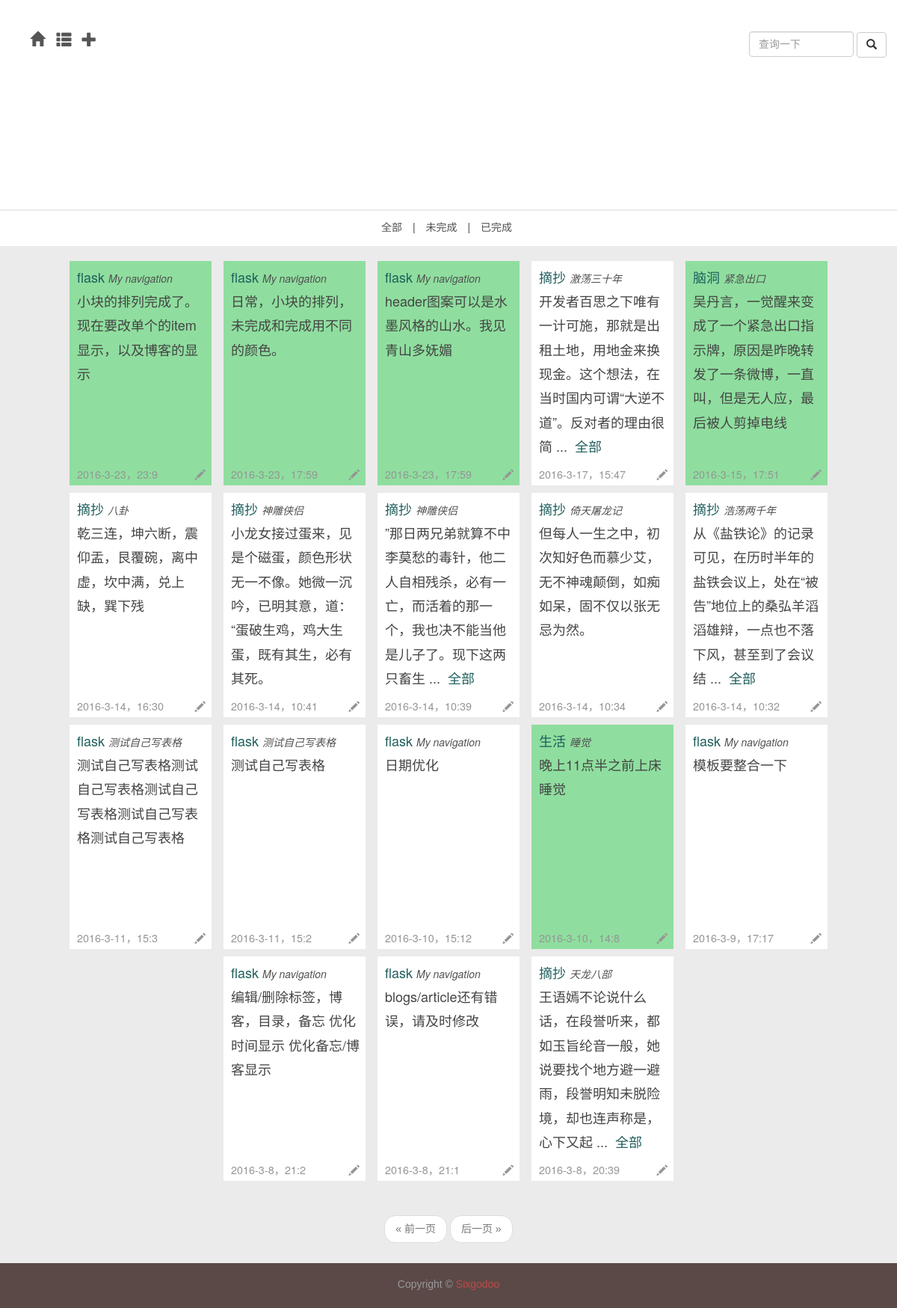
The page /daily on the database as committed earlier.
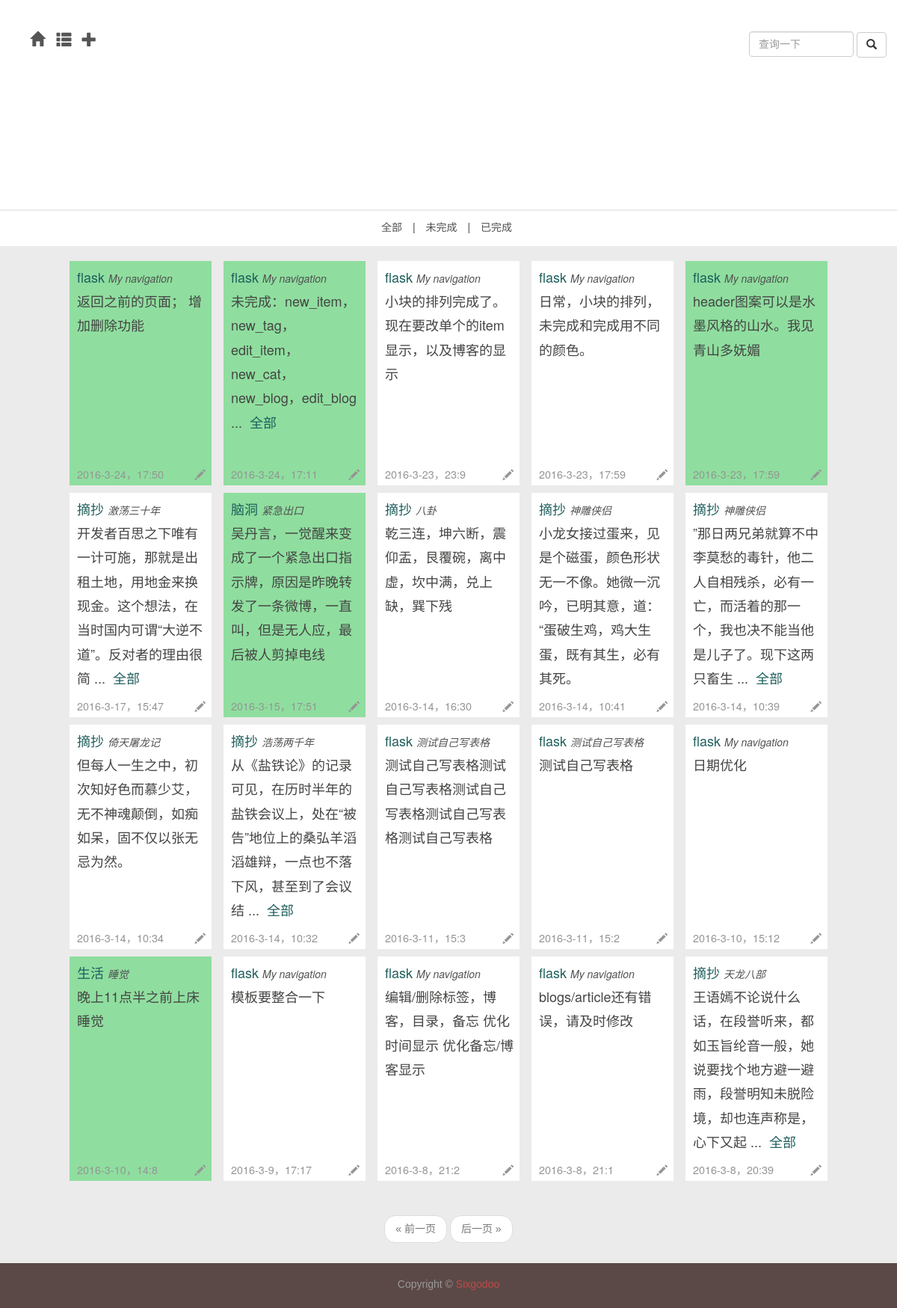
The same page on the database as committed later.
### app/models.py (models this page shows, shortened)
class Item(db.Model):
	__tablename__ = 'items'
	id = db.Column(db.Integer, primary_key = True)
	name = db.Column(db.String, index = True)
	tag_id = db.Column(db.Integer, db.ForeignKey('tags.id'))
	timestamp = db.Column(db.DateTime,index=True,default=datetime.now)
	flags = db.Column(db.SmallInteger)								   # 16 bits integer, now 0 means not abandoned 2016.03.04 12:59:26
	text = db.Column(db.Text)

class Tag(db.Model):
	__tablename__ = 'tags'
	id = db.Column(db.Integer, primary_key = True)
	name = db.Column(db.String, unique = True)
	items = db.relationship('Item', backref = 'tag')

### app/main/views.py (the view)
@main.route('/daily',methods=['GET','POST'])
def daily():
	form = QueryItemForm()
	page = request.args.get('page',1,type=int)
	if form.validate_on_submit():
		pagination = Item.query.filter_by(name=form.item_name.data).\
			order_by(Item.timestamp.desc()).\
			paginate(page,per_page=current_app.config['FLASKY_POSTS_PER_PAGE'],error_out=False)
		items = pagination.items
		return render_template('daily.html',title=u"检索",items=items,form=form,pagination=pagination)
	pagination = Item.query.order_by(Item.timestamp.desc()).paginate(page,per_page=current_app.config['FLASKY_POSTS_PER_PAGE'],error_out=False)
	items = pagination.items
	return render_template('daily.html',title=u"日常",items=items,form=form,pagination=pagination)

### app/main/forms.py
class QueryItemForm(Form):
	item_name = StringField('',\
		validators=[Required()])
	submit = SubmitField(u'查询')

### app/templates/daily.html (shortened to what this page needs)
{% extends "new_base.html" %}
{% import "bootstrap/wtf.html" as wtf %}
{% block head %}
	{{super()}}
	<link href={{ url_for('static',filename='daily.css') }} rel="stylesheet">
{% endblock %}
{% block topnav %}
<div class="top-nav">
<ul class="list-inline">
	<li role="presentation"><a href={{url_for('main.daily')}}>全部</a></li>
	<li>|</li>
	<li role="presentation"><a href={{url_for('main.daily_req',req_id=0)}}>未完成</a></li>
	<li>|</li>
	<li role="presentation"><a href={{url_for('main.daily_req',req_id=1)}}>已完成</a></li>
</ul>
</div>
{% endblock %}
{%block nav_extent%}
<div class="nav-ul lg">
	<div class="dropdown">
	<a class="dropdown-toggle" data-toggle="dropdown" role="button" aria-haspopup="true" aria-expanded="false">
		<span class="glyphicon glyphicon-plus" aria-hidden="true"></span>
	</a>
</div>
</div>
{%endblock%}
{% block content %}
	<div class="main">
	{% if items %}
	{% for item in items %}
	<article {% if item.flags %}class="post post-ok"{% else %}class="post post-not"{%endif%}>
		<header class="post-text">
			<p>
				<a href={{url_for('main.tag',tag_id=item.tag.id)}}>{{item.tag.name}}</a>
				<a href={{url_for('main.item',item_id=item.id)}}><i style="font-size:14px;">{{item.name}}</i></a>
			</p>
			<p>{{item.text[:57]}}
				{% if item.text[58] %}
				...&nbsp; <a href={{url_for('main.item',item_id=item.id)}}>全部</a>
				{% endif %}
			</p>
					<p class="post-time">
						{{item.timestamp.year}}-{{item.timestamp.month}}-{{item.timestamp.day}}，{{item.timestamp.hour}}:{{item.timestamp.minute}}
					</p>
					<div class="post-edit">
						<a href={{url_for('main.edit_item',item_id=item.id)}}>
							<span class="glyphicon glyphicon-pencil"></span>
						</a>
					</div>
				</header>
</article>
{% endfor %}
{% endif %}
</div>
<div class="container">
	<div class="nav-query">
		<form action="" method="post" name="item_query">
				{{form.item_name(class="form-control",placeholder="查询一下")}}
				<button class="btn btn-default" type="submit" style="inline-block">
					<span class="glyphicon glyphicon-search"></span>
				</button>
		</form>
	</div>
</div>
{% endblock %}
{% block page %}
{% if pagination %}
<div class="pagination my-pagination">
	<div class="container">
		{{macros.pagination_widget(pagination,'main.daily')}}
	</div>
</div>
{% endif %}
{% endblock %}

### app/templates/new_base.html (shortened to what this page needs)
{% extends "base.html" %}
{% import "bootstrap/wtf.html" as wtf %}
{% import "_macros.html" as macros %}
{% block head %}
	<link href={{ url_for('static',filename='new_base.css') }} rel="stylesheet">
{% endblock %}
{% block body %}
<header class="header">
</header>
{% block topnav %}{% endblock %}
{% block content %}{% endblock %}
{% block page %}{% endblock %}
<div class="filler">
</div>
<div class="copyright">
  <div class="container">
    <span>Copyright &copy; <a href={{url_for('main.index')}}>Sixgodoo</a></span>
  </div>
</div>
<div class="container">
  <div class="nav">
      <a href={{url_for('main.index')}} id="back-to-top" class="lg">
        <span class="glyphicon glyphicon-home">
        </span>
      </a>
      <div class="nav-ul lg">
        <div class="dropdown">
        <a class="dropdown-toggle" data-toggle="dropdown" role="button" aria-haspopup="true" aria-expanded="false">
          <span class="glyphicon glyphicon-th-list" aria-hidden="true"></span>
        </a>
      </div>
      </div>
      {% block nav_extent %}{% endblock %}
  </div>
</div>
{% endblock %}

### app/templates/base.html (shortened to what this page needs)
<!DOCTYPE HTML>
<html lang="zh-CN">
<head>
  	<link href={{ url_for('static',filename='bootstrap/css/bootstrap.min.css') }} rel="stylesheet">
	{% block head %}{% endblock %}
</head>
<body>
    {% block body %}{% endblock %}
</body>
</html>

### app/templates/_macros.html
{% macro pagination_widget(pagination, endpoint, fragment='') %}
<nav>
<ul class="pager">
    <li {% if not pagination.has_prev %} class="disabled"{% endif %}>
        <a href="{% if pagination.has_prev %}{{ url_for(endpoint, page=pagination.prev_num, **kwargs) }}{{ fragment }}{% else %}#{% endif %}">
           <span aria-hidden="true"> &laquo;</span> 前一页
        </a>
    </li>
    <li{% if not pagination.has_next %} class="disabled"{% endif %}>
        <a href="{% if pagination.has_next %}{{ url_for(endpoint, page=pagination.next_num, **kwargs) }}{{ fragment }}{% else %}#{% endif %}">后一页
            <span aria-hidden="true">&raquo;</span>
        </a>
    </li>
</ul>
</nav>
{% endmacro %}

### app/static/new_base.css (style rules this page uses)
body { min-height: 700px; color: #555; font-size: 14px; line-height:1.75em; background:#ebebeb; position:relative; font-family: Helvetica, Arial, STXihei, "华文细黑", "Microsoft YaHei", "微软雅黑", sans-serif; }
.header { height: 20em; background-color: #FFFFFF; }
.top-nav { padding-top: 10px; padding-bottom: 2px; border-top: 2px solid #EBEBEB; background-color: #FFFFFF; margin-bottom: 20px; text-align: center; }
.top-nav a { color:#505050; }
.copyright { display: block; position: absolute; bottom: 0; width: 100%; height: 60px; background-color: #5B4947; text-align: center; padding-top:1.2em; color: #999; bottom: 0; }
.copyright a { color: #BD4B49; }
.nav { padding: 0.2em 0.5em; position: fixed; left: 2em; top: 2em; width: auto; }
.nav a { color: #555; }
.nav-query { position: fixed; right: 1em; top:3em; width: auto; }
.nav-query .form-control { display: inline-block; width:10em; margin-right: 0; }
.nav-ul { display: inline-block; padding-left: 0.3em; }
.lg { padding: 10px 5px; font-size: 20px; margin-bottom: -10px; }
.filler { height: 100px; }
.my-pagination { display: block; bottom: 100px; margin: 0; width: 100%; height: 60px; text-align: center; padding-top:1.2em; }
.my-pagination a { color:#333; }

### app/static/daily.css (style rules this page uses)
.main { display: flex; flex-direction: row; flex-wrap: wrap; justify-content:center; align-items: flex-start; }
.post { width: 190px; height: 300px; padding-left: 10px; padding-right: 7px; background:#FFFFFF; margin-left: 8px; margin-right: 8px; margin-bottom: 10px; position:relative; overflow:hidden; }
.post-text i { color: #505050; }
.post a { color: #1F5F5D; }
.post p { margin: 0; }
.post-ok { background-color: #FFFFFF; }
.post-not { background-color: rgba(101, 217, 125, 0.68); }
.post-text { margin: 5px 0; color: #444443; font:normal 18px/1.8 "Helvetica Neue", "Helvetica", "Arial", "Hiragino Sans GB", "Microsoft Yahei", "WenQuanYi Micro Hei", "sans-serif"; }
.post-edit { position: absolute; bottom: 1px; right: 8px; font-size: 0.8em; }
.post-edit a { color: #959595; }
.post-time { position: absolute; bottom: 2px; font-size: 0.8em; color: #959595; }

### app/templates/base.html (style rules this page uses)
article, aside, details, figcaption, figure, footer, header, hgroup, menu, nav, section { display: block; }

Rows that differ between the two databases and show on the page:
added Item: tag.name "flask", name "My navigation", text "返回之前的页面； 增加删除功能", timestamp.year "2016", timestamp.month "3", timestamp.day "24", timestamp.hour "17", timestamp.minute "50", flags 0 (drawn)
added Item: tag.name "flask", name "My navigation", text "未完成：new_item，new_tag，edit_item，new_cat，new_blog，edit_blog", timestamp.year "2016", timestamp.month "3", timestamp.day "24", timestamp.hour "17", timestamp.minute "11", flags 0 (drawn)
changed Item "小块的排列完成了。现在要改单个的item显示，以及博客的显示": flags 0 → 1 (drawn)
changed Item "日常，小块的排列，未完成和完成用不同的颜色。": flags 0 → 1 (drawn)
